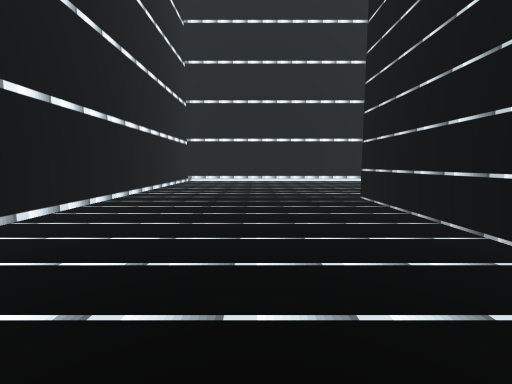
view 1 (above)

19 first-person views from a walk through a 3-D level made in the Unity game engine. The camera is 1.2 m above the floor, tilts 6° down and sees 90° across. The floor is counted in squares, 2 m on a side. Each view is taken from the middle of a square. On the plan, view 1 faces up. The plan holds only what a view shows up to about 9 squares ahead; the rest is blank. The place goes on beyond the plan. The player character is not drawn.

view 2
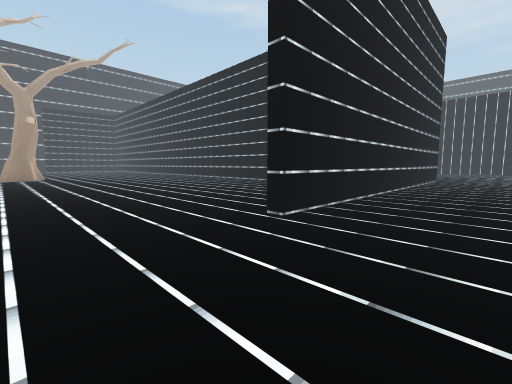

view 3
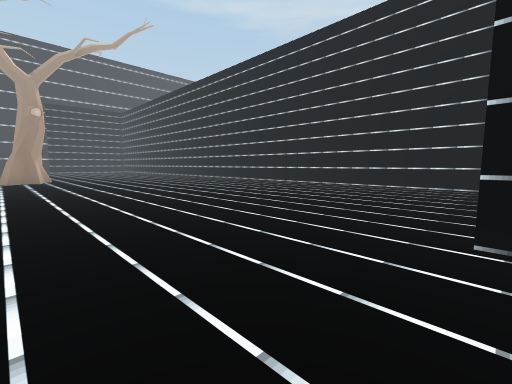

view 4
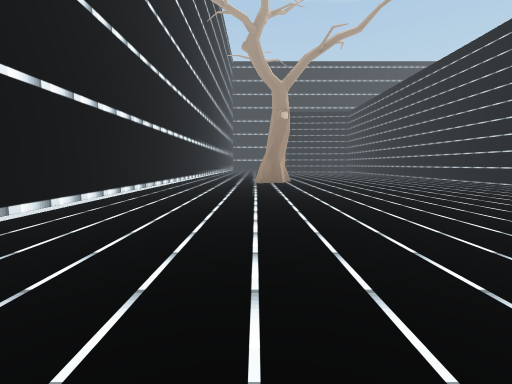

view 5
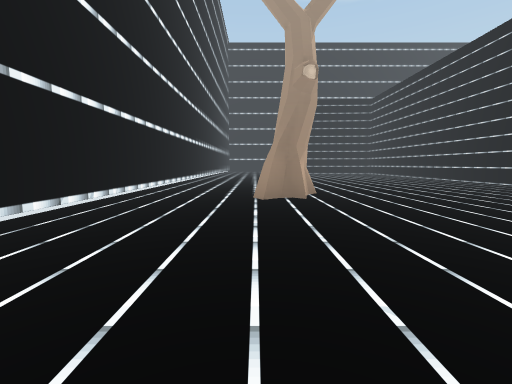

view 6
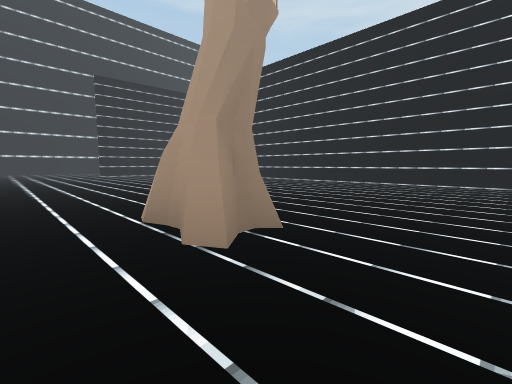

view 7
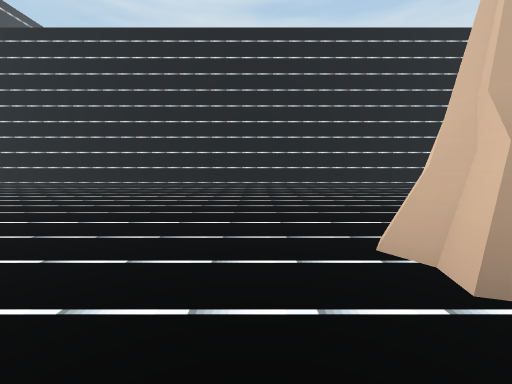

view 8
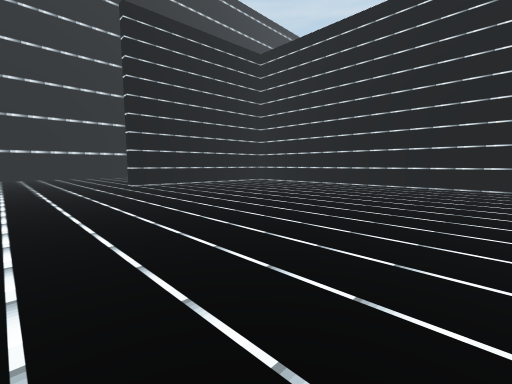

view 9
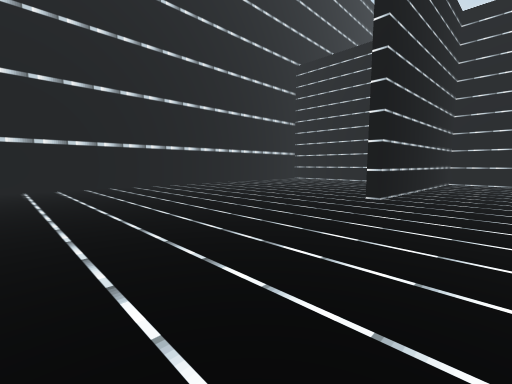

view 10
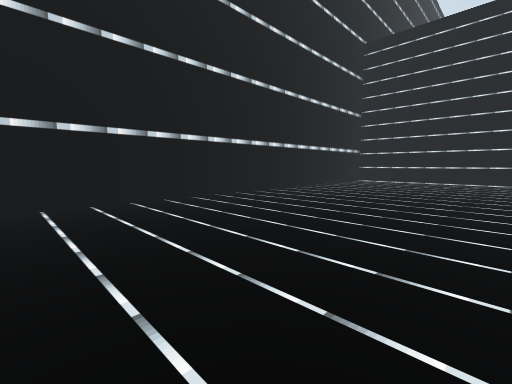

view 11
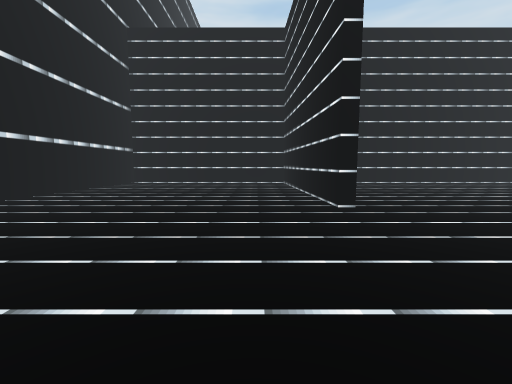

view 12
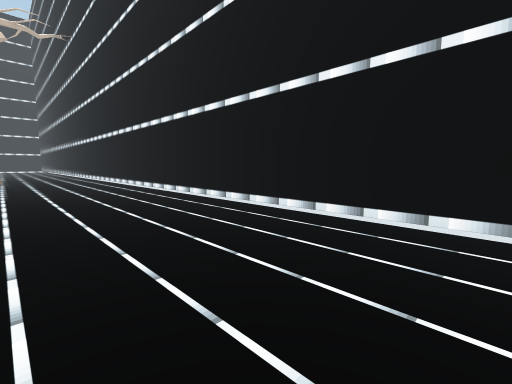

view 13
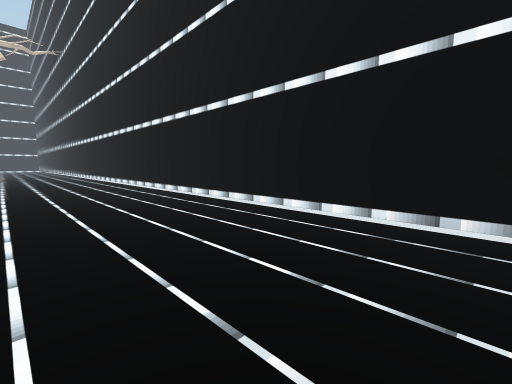

view 14
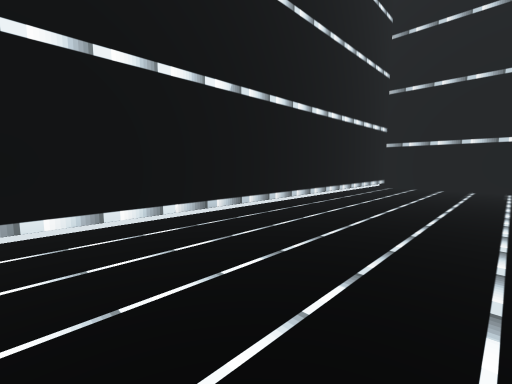

view 15
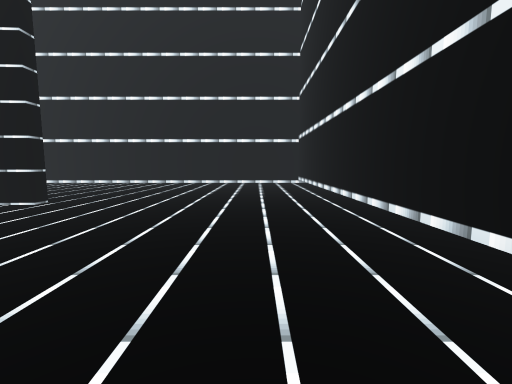

view 16
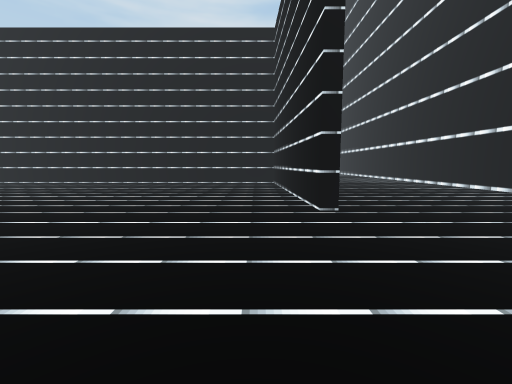

view 17
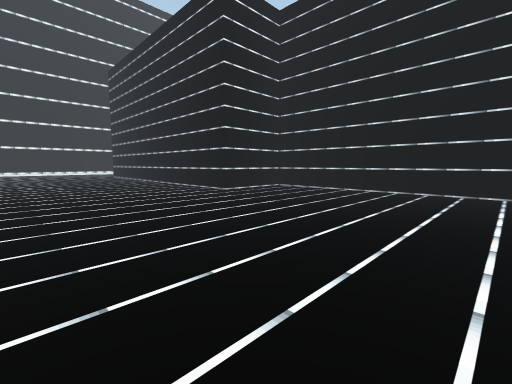

view 18
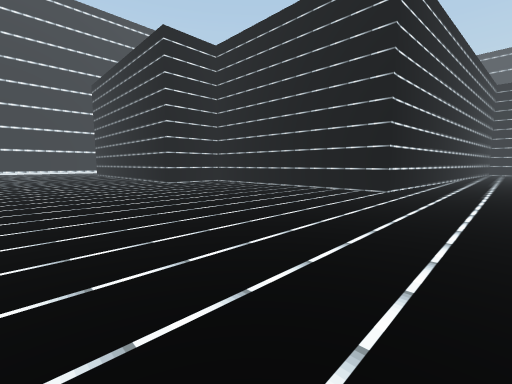

view 19
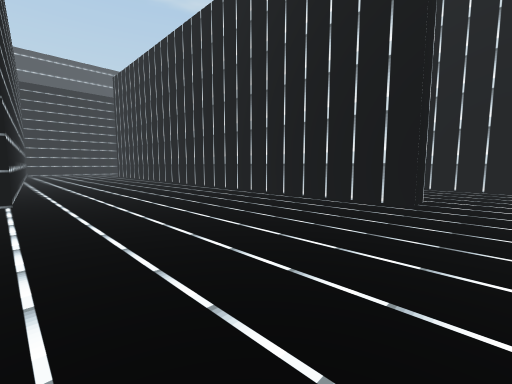

### Floor plan
Points are (right, up) in squares from view 1. A wall is a line through its corners. A room is listed if a view was taken in it or the views show most of it. See-through windows are left out.
Room 1 (views 1, 2, 3, 4, 5, 6, 7, 8, 9, 10, 11, 12, 13, 14, 15, 16, 17, 18, 19)
walls: (2.1, 4.8) (2.4, -0.6) (25.3, -0.6) (25.6, 4.4); (4.6, 9.4) (-2.5, 9.4) (-2.5, -1.1); (11, -10.6) (4, -10.1) (3.9, -4) (1.9, -4) (1.9, 4.8); (25.8, 4.5) (26.1, -0.6) (31.1, -0.6); (31.2, -1) (31.2, 9.4) (6.4, 9.4); (-0.1, -14.3) (7.6, -14.3)
objects: tree (13, 6) to (14, 7)

Where each view was taken, in squares from view 1:
view 1: 0 up, 0 right, facing up
view 2: 7 up, 0 right, facing down-right
view 3: 7 up, 2 right, facing down-right
view 4: 7 up, 4 right, facing right
view 5: 7 up, 8 right, facing right
view 6: 8 up, 11 right, facing down-right
view 7: 8 up, 15 right, facing down
view 8: 7 up, 18 right, facing down-right
view 9: 9 up, 24 right, facing down-right
view 10: 9 up, 27 right, facing down-right
view 11: 8 up, 27 right, facing down
view 12: 7 up, 24 right, facing up-left
view 13: 7 up, 26 right, facing up-left
view 14: 7 up, 24 right, facing up-right
view 15: 8 up, 6 right, facing left
view 16: 8 up, 3 right, facing down
view 17: 9 down, 2 left, facing up-right
view 18: 12 down, 2 left, facing up-right
view 19: 10 down, 1 left, facing down-right
